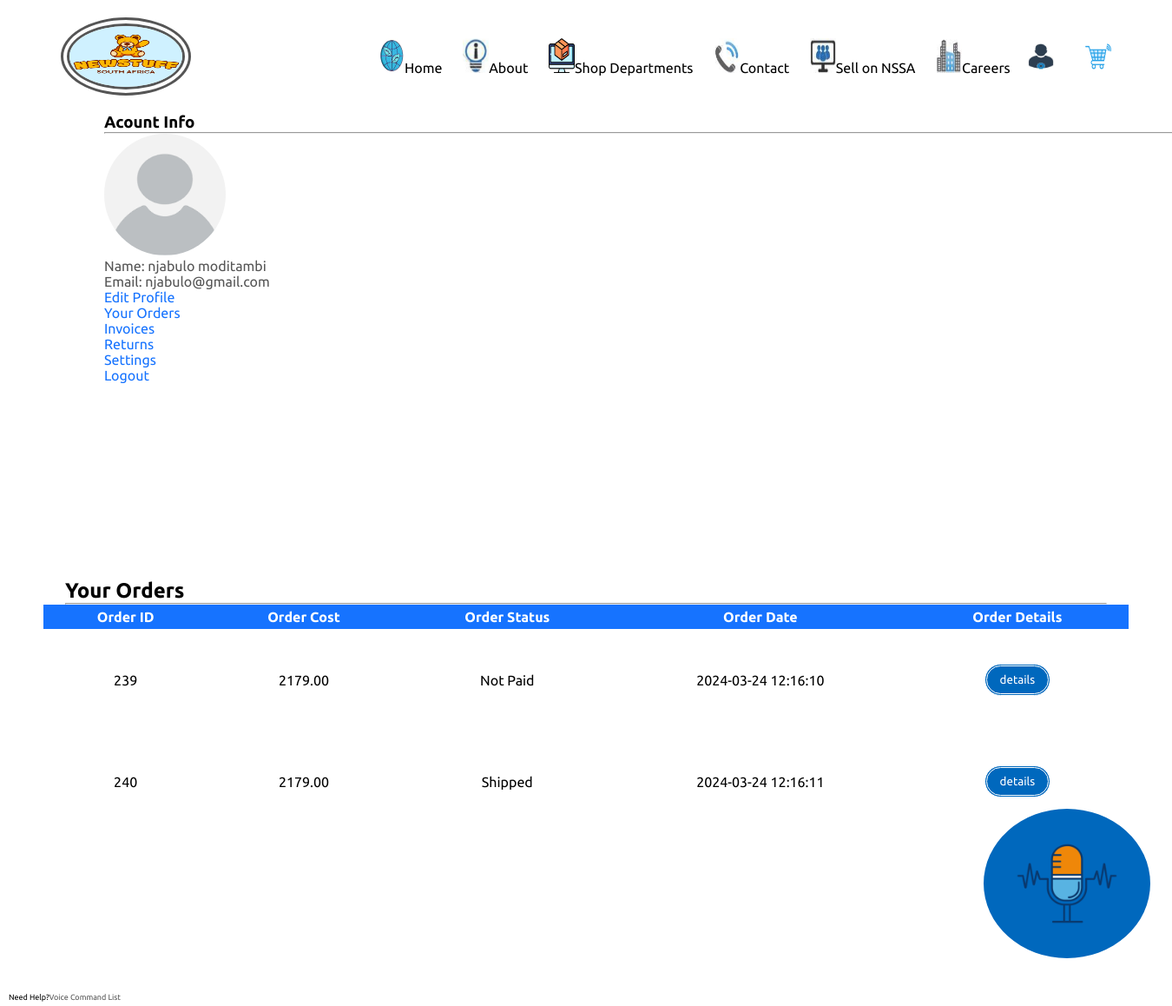
Screenshot of /account.php (signed in) with the database file from the repository.
### tables this page shows
CREATE TABLE `orders` (
  `fldorderid` int(11) NOT NULL,
  `fldordercost` decimal(11,2) NOT NULL,
  `fldcouriercost` decimal(11,2) NOT NULL,
  `fldproductdiscount` int(2) NOT NULL,
  `fldorderstatus` varchar(100) NOT NULL,
  `flduserid` int(11) NOT NULL,
  `fldshippingid` int(11) NOT NULL,
  `fldbillingidnumber` varchar(13) NOT NULL,
  `fldbillingphonenumber` varchar(15) NOT NULL,
  `fldshippingphonenumber` varchar(10) NOT NULL,
  `fldshippingcity` varchar(255) NOT NULL,
  `fldshippingcountry` varchar(100) NOT NULL,
  `fldshippingaddressline1` varchar(255) NOT NULL,
  `fldshippingaddressline2` varchar(150) NOT NULL,
  `fldorderdate` datetime NOT NULL DEFAULT current_timestamp(),
  `fldshippingdeliverycomment` text NOT NULL
);

### server/getaccount.php (called while the page is built, shortened)
<?php
include('connection.php');
if(isset($_SESSION['logged_in'])){
  $userid = $_SESSION['flduserid'];
  $stmt = $conn->prepare("SELECT * FROM orders WHERE flduserid = ?");
  $stmt->bind_param('i',$userid);
  if($stmt->execute()){
    $orders = $stmt->get_result();
  }
  else{
    header('location: ../index.php?error=Something Went Wrong. Contact Support Team!!');
  }
}

### account.php (the view, shortened to what this page needs)
<?php
include('server/getaccount.php');
?>
<!DOCTYPE html>
	<html lang="en">
		<head>
			<link rel="stylesheet" type="text/css" href="assets/styles/styledefault.css">
			<link rel="stylesheet" type="text/css" href="assets/styles/stylecart.css">
			<link rel="stylesheet" type="text/css" href="assets/styles/styletrackorderbanner.css">
			<link rel="stylesheet" type="text/css" href="https://stackpath.bootstrapcdn.com/font-awesome/4.7.0/css/font-awesome.min.css">
		</head>
	  <body>
	  <div class="header">
		  <div class="container">
		    <div class="navbar">
			    <div class="logocontainer">
				    <a href="index.php"><img class="logo" src="assets/images/newstufflogo_pic.png" alt="Snow" align="left"></a>
			    </div>
			    <nav>
						<ul id="menuitems">
							<li class="active"><a href="index.php"><img id="navbaricons" src="assets/images/homeicon_pic.png" alt="Snow">Home</a></li>
							<li class="active"><a href="about.php"><img id="navbaricons" src="assets/images/abouticon_pic.png" alt="Snow">About</a></li>
							<li class="active" id="departmentitems" onclick="departmentsmenutoggle()"><a href="#"><img id="navbaricons" src="assets/images/productsicon_pic.png" alt="Snow">Shop Departments</a></li>
							<li class="active"><a href="contact.php"><img id="navbaricons" src="assets/images/contacticon_pic.png" alt="Snow">Contact</a></li>
							<li class="active"><a href="#"><img id="navbaricons" src="assets/images/resellericon_pic.png" alt="Snow">Sell on NSSA</a></li>
							<li class="active"><a href="#"><img id="navbaricons" src="assets/images/careersicon_pic.png" alt="Snow">Careers</a></li>
				    </ul>
					</nav>
					<a href="login.php" style="margin-right: 3%;"><img id="accountpic" class="accountpic" src="assets/images/accounticon_pic.png" alt="Snow" width="30px" height="30px" align="left"></a>
					<a href="cart.php"><img id="cart-pic" class="cartpic" src="assets/images/cartpic.png" alt="Snow" width="30px" height="30px" align="left">
					<?php if(isset($_SESSION['totalquantity']) && $_SESSION['totalquantity'] != 0) { ?>
						<span class="cartquantity"><?php echo $_SESSION['totalquantity']; ?></span>
					<?php } ?></a>
				</div>
				<div class="voicerecognitioncontainer">
          <img src="assets/images/voicerecognitionicon_pic.png" class="btn" id="voicerecognitionbtn"/>
					<p id="voicerecognitionhelplink">Need Help?<a href="voicerecognitionhelp.php">Voice Command List</a><p>
        </div>
			</div>
		</div>
	<section class="my-5 py-5" id="account-page">
		<div class="container my-5 py-3">
			<div class="text-center mt-3 pt-5 col-lg-6 col-md-12 col-sm-12">
				<h3 class="font-weight-bold">Acount Info</h3>
				<hr class="mx-auto">
				<div class="accountinfo">
					<span><img style="width: 140px; height: 140px; border-radius: 50%" src="<?php if(isset($_SESSION['flduserimage'])){ echo "assets/images/".$_SESSION['flduserimage']; }else{ echo "assets/images/unknownimage.png"; }?>" alt="snow"></span>
					<p>Name: <span><?php if(isset($_SESSION['flduserfirstname'])){ echo $_SESSION['flduserfirstname']; echo " "; if(isset($_SESSION['flduserlastname'])){ echo $_SESSION['flduserlastname']; }}?></span></p>
					<p>Email: <span><?php if(isset($_SESSION['flduseremail'])){ echo $_SESSION['flduseremail']; }?></span></p>
					<p><a href="editprofile.php?flduserid=<?php if(isset($_SESSION['flduserid'])){ echo $_SESSION['flduserid']; }else{ header('location: editprofile.php?error=Opps error, try again.'); } ?>" id="logoutbtn" name="editprofile">Edit Profile</a></p>
					<p><a href="#orders" id="ordersbtn">Your Orders</a></p>
					<p><a href="invoices.php?flduserid=<?php if(isset($_SESSION['flduserid'])){ echo $_SESSION['flduserid']; }else{ header('location: editprofile.php?error=Opps error, try again.'); } ?>" id="logoutbtn" name="invoices">Invoices</a></p>
					<p><a href="returns.php?flduserid=<?php if(isset($_SESSION['flduserid'])){ echo $_SESSION['flduserid']; }else{ header('location: editprofile.php?error=Opps error, try again.'); } ?>" id="logoutbtn" name="returns">Returns</a></p>
					<p><a href="settings.php?flduserid=<?php if(isset($_SESSION['flduserid'])){ echo $_SESSION['flduserid']; }else{ header('location: editprofile.php?error=Opps error, try again.'); } ?>" id="logoutbtn" name="settings">Settings</a></p>
					<p><a href="account.php?logout=1" id="logoutbtn" name="logout">Logout</a></p>
				</div>
			</div>
		</div>
	</section><br><br><br><br><br><br><br><br><br>
	<section id="orders" class="orders container my-5 py-3">
		<div class="container mt-2">
			<h2 class="font-weight-bold text-center">Your Orders</h2>
			<hr class="mx-auto">
		</div>
		<table class="mt-5 pt-5">
			<tr>
				<th>Order ID</th>
				<th>Order Cost</th>
				<th>Order Status</th>
				<th>Order Date</th>
				<th>Order Details</th>
			</tr>
			<?php while($row = $orders->fetch_assoc()) { ?>
			<tr>
				<td>
					<span><?php echo $row['fldorderid']; ?></span>
				</td>
				<td>
					<span><?php echo $row['fldordercost']; ?></span>
				</td>
				<td>
					<span><?php echo $row['fldorderstatus']; ?></span>
				</td>
				<td>
					<span><?php echo $row['fldorderdate']; ?></span>
				</td>
				<td>
					<form method="POST" action="orderdetails.php">
						<input class="btn" name="ordersbtn" type="submit" value="details"/>
					</form>
				</td>
			</tr>
			<?php }?>
		</table>
	</section>
</body>
</html>

### assets/styles/styledefault.css (style rules this page uses)
* { margin: 0px; padding: 0px; box-sizing: border-box; }
body { font-family: 'Poppins', sans-serif; }
a { text-decoration: none; color: #555; }
p { color: #555; }
.container { max-width: 1300px; margin: auto; padding-left: 25px; padding-right: 25px; }
.btn { width: fit-content; display: inline-block; background: rgb(0, 104, 189); color: #fff; padding: 8px 15px; margin: 30px 0; border: double; border-radius: 30px; transition: background 0.5s; cursor: pointer; }
.header { background: radial-gradient(white); }
.logo { width: 150px; height: 90px; border: double; border-width: 10px; border-radius: 50%; }
.navbar { display: flex; align-items: center; padding: 20px; }
.navbar nav { flex: 1; text-align: right; background: #FFFFFF; width: 50%; height: 100%; line-height: 100%; }
.navbar nav ul { display: inline-block; }
.navbar nav ul li { display: inline-block; margin-right: 20px; }
#navbaricons { width: 30px; height: 40px; }
#menuitems { background: white; }
#menuitems a { color: #000; }
#voicerecognitionbtn { position: fixed; bottom: 20px; right: 20px; padding: 10px 20px; border: solid #FFFFFF; border-width: 5px; border-radius: 50%; max-width: 15%; max-height: 20%; }
#voicerecognitionhelplink { position: fixed; bottom: 5px; left: 10px; font-size: xx-small; color: black; }
ul { list-style-type: none; }
form input { align-content: center; width: 50%; margin: 5px auto; border: 1px solid #ccc; }
.accountinfo #ordersbtn,#logoutbtn { color:rgb(22, 115, 255); text-decoration: none; }
#account-page { padding: 0px; margin-right: -140px; }
.orders table { font-size: auto; width: 100%; border-collapse: collapse; }
.orders th { padding: 5px 20px; color: #fff; background-color: rgb(22, 115, 255); text-align: center; }
.orders th:nth-child(2) { text-align: center; }
.orders td { padding: 10px 20px; text-align: center; }

### assets/styles/stylecart.css (style rules this page uses)
* { margin: 0px; padding: 0px; box-sizing: border-box; font-family: 'Ubuntu', sans-serif; }

### rows the page displays
orders: fldorderid "239", fldordercost "2179.00", fldorderstatus "Not Paid", fldorderdate "2024-03-24 12:16:10"
orders: fldorderid "240", fldordercost "2179.00", fldorderstatus "Shipped", fldorderdate "2024-03-24 12:16:11"

### other values shown
$_SESSION['flduserfirstname'] "njabulo"
$_SESSION['flduserlastname'] "moditambi"
$_SESSION['flduseremail'] "njabulo@gmail.com"
